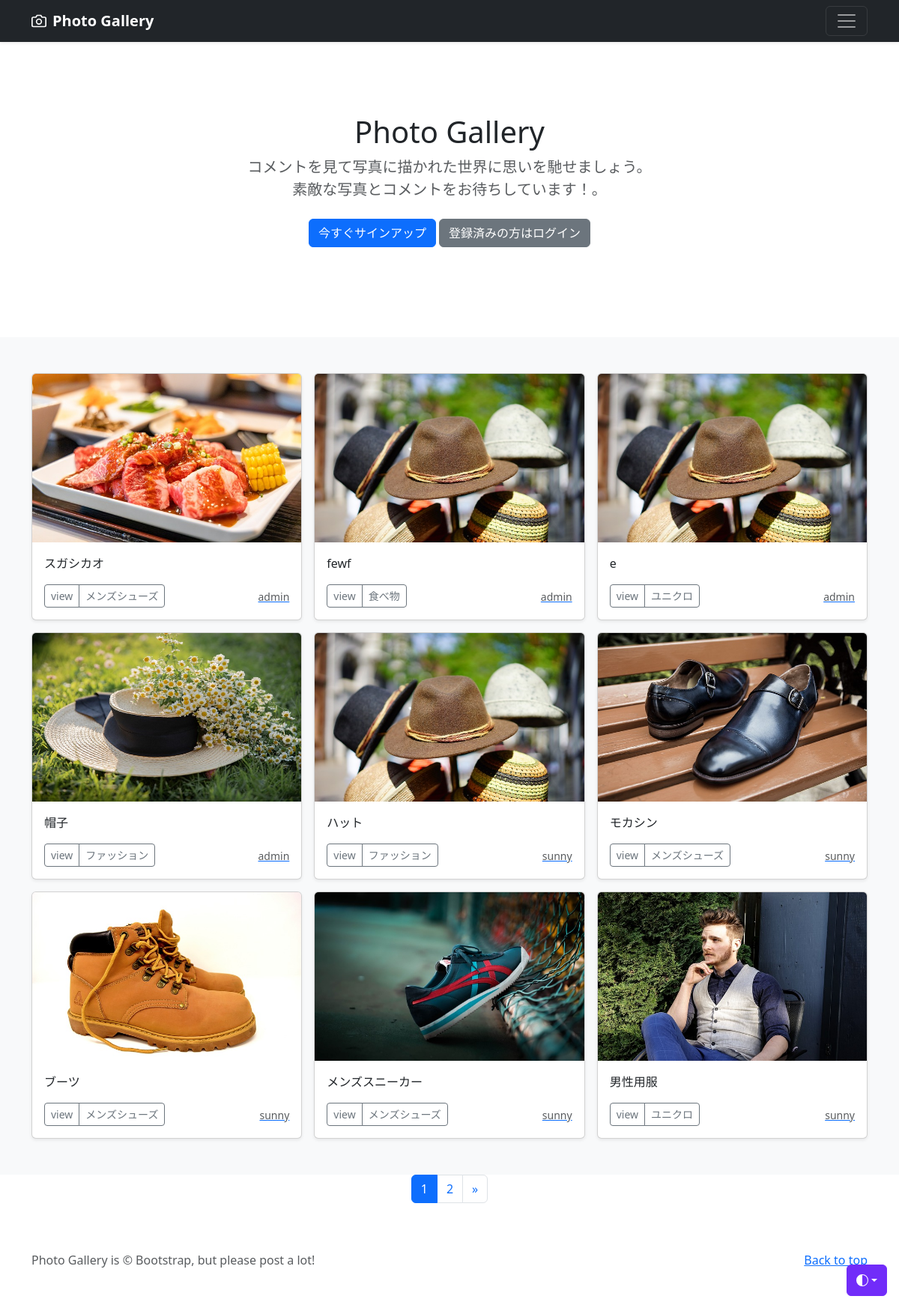
The page / on the database its author committed.
### photo/models.py (models this page shows, shortened)
class PhotoPost(models.Model):
    user= models.ForeignKey(
        CustomUser,
        verbose_name='ユーザー',
        on_delete=models.CASCADE
    )
    category = models.ForeignKey(
        Category,
        verbose_name='カテゴリ',
        on_delete=models.PROTECT
    )
    title= models.CharField(
        verbose_name='title',
        max_length=200
    )
    comment =models.TextField(
        verbose_name='コメント',
    )
    image1= models.ImageField(
        verbose_name='イメージ1',
        upload_to ='photos',
    )
    image2=models.ImageField(
        verbose_name='イメージ2',
        upload_to ='photos',
        blank=True,
        null=True
    )
    posted_at =models.DateTimeField(
        verbose_name='投稿日時',
        auto_now_add=True
    )

class Category(models.Model):
    title= models.CharField(
        verbose_name='カテゴリ',
        max_length=20
    )

### accounts/models.py (models this page shows)
class CustomUser(AbstractUser):
    pass

### photo/views.py (the view)
# urls.py: path('',views.IndexView.as_view(), name='index'),
class IndexView(ListView):
    template_name ='index.html'
    queryset =PhotoPost.objects.order_by('-posted_at')
    paginate_by = 9

### photo/templates/index.html (shortened to what this page needs)
{% extends 'base.html' %}
    {% block contents %}
    {% include "photos_title.html" %}
    {% include "photos_list.html" %}
    {% include "pagination.html" %}
    {% endblock %}

### photo/templates/photos_list.html (shortened to what this page needs)
  <div class="album py-5 bg-body-tertiary">
    <div class="container">
      <div class="row row-cols-1 row-cols-sm-2 row-cols-md-3 g-3">
        {% for record in object_list %}
        <div class="col">
          <div class="card shadow-sm">
            <a href='{% url 'photo:photo_detail' record.pk %}'><img src="{{ record.image1.url}}"
            class="bd-placeholder-img card-img-top"
            width="100%" height="225"
            xmlns="http://www.w3.org/2000/svg"
            role="img" aria-label="Placeholder: Thumbnail"
            preserveAspectRatio="xMidYMid slice"
            focusable="false">
            </img></a>
            <div class="card-body">
              <p class="card-text">{{ record.title}}</p>
              <div class="d-flex justify-content-between align-items-center">
                <div class="btn-group">
                  <button type="button" class="btn btn-sm btn-outline-secondary" onclick="location.href='{% url 'photo:photo_detail' record.pk %}'">view</button>
                  <button type="button" class="btn btn-sm btn-outline-secondary" onclick="location.href='{% url 'photo:photos_cat' category=record.category.id %}'">{{record.category.title}}</button>
              </div>
              <a href="{% url 'photo:user_list' user=record.user.id %}"><small class="text-body-secondary">{{record.user.username}}</small></a>
              </div>
            </div>
          </div>
        </div>
        {% endfor %}
      </div>
    </div>
  </div>

### photo/templates/base.html (style rules this page uses)
.bd-placeholder-img { font-size: 1.125rem; text-anchor: middle; -webkit-user-select: none; -moz-user-select: none; user-select: none; }

### rows shown on the page
PhotoPost: image1 (picture), title "スガシカオ", category "メンズシューズ", user.username "admin"
PhotoPost: image1 (picture), title "fewf", category "食べ物", user.username "admin"
PhotoPost: image1 (picture), title "e", category "ユニクロ", user.username "admin"
PhotoPost: image1 (picture), title "帽子", category "ファッション", user.username "admin"
PhotoPost: image1 (picture), title "ハット", category "ファッション", user.username "sunny"
PhotoPost: image1 (picture), title "モカシン", category "メンズシューズ", user.username "sunny"
PhotoPost: image1 (picture), title "ブーツ", category "メンズシューズ", user.username "sunny"
PhotoPost: image1 (picture), title "メンズスニーカー", category "メンズシューズ", user.username "sunny"
PhotoPost: image1 (picture), title "男性用服", category "ユニクロ", user.username "sunny"

### other values the page prints
{{ num }} "1"
{{ num }} "2"
